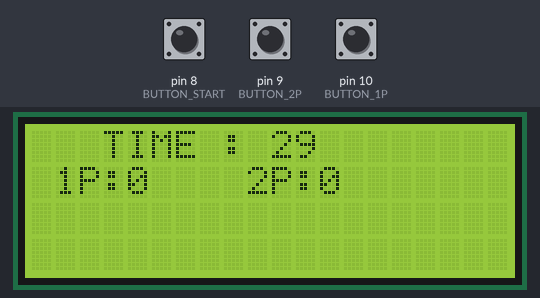
A sketch run on a simulated Arduino Uno, built with avr-gcc and run on an emulated ATmega328P. Parts: 20×4 character LCD. Inputs (shaded band) come from the test bench; at power-on: pin 9 (BUTTON_2P) HIGH, pin 8 (BUTTON_START) HIGH, pin 10 (BUTTON_1P) HIGH.

Above: at 1.6 s.
1.7 s: pin 9 (BUTTON_2P) pulled LOW for 0.15 s
At 2.8 s:
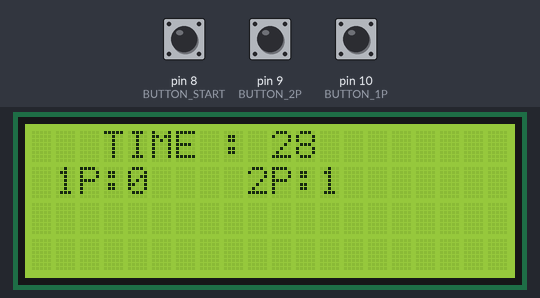
4.5 s: pin 8 (BUTTON_START) pulled LOW for 0.15 s
At 5.5 s:
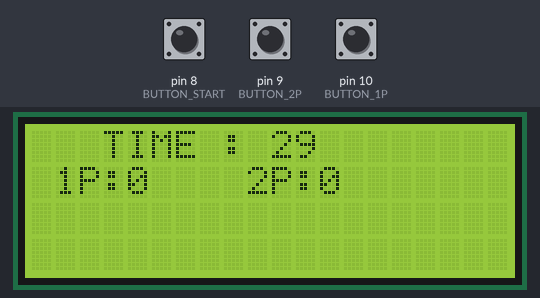
7.6 s: pin 10 (BUTTON_1P) pulled LOW for 0.15 s
At 8.8 s:
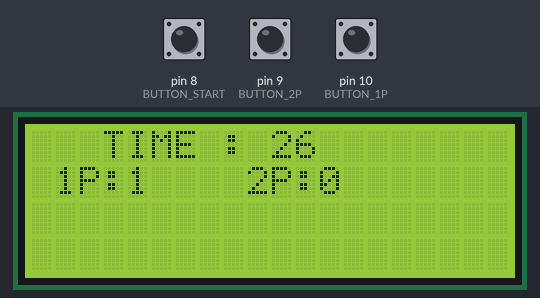
10.5 s: pin 8 (BUTTON_START) pulled LOW for 1 s
At 11.3 s:
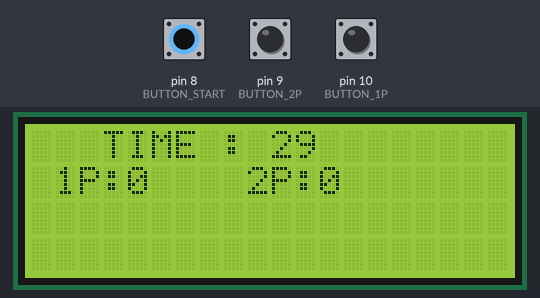
14.5 s: pin 9 (BUTTON_2P) pulled LOW for 1 s
At 16.3 s:
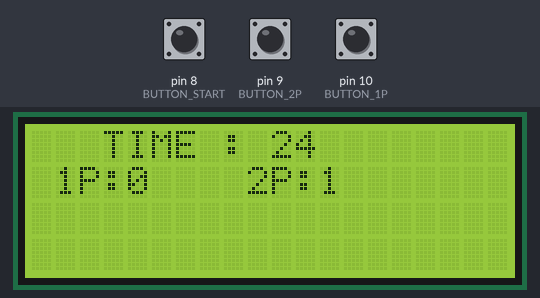
17.5 s: pin 10 (BUTTON_1P) pulled LOW for 1 s
At 18.8 s:
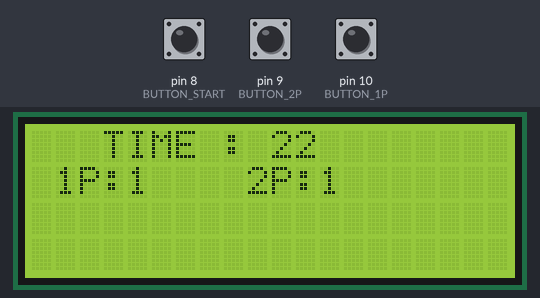
Timing chart, 0 to 20.5 s (numbered marks = the images above; inputs shaded):
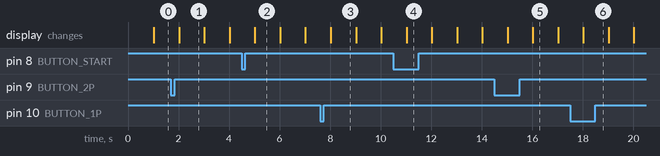

Measured:
- what the display in image 5 shows lasts 1.0 s, from 16.0 s to 17.0 s

The sketch:

arduino_swtich_game.ino
```cpp
#include <Wire.h>
#include <LiquidCrystal_I2C.h>

#define BUTTON_1P 10
#define BUTTON_2P 9
#define BUTTON_START 8

LiquidCrystal_I2C lcd(0x27, 20, 4); // I2C LCD 모듈의 주소와 크기를 입력합니다.

unsigned int buttonCnt1 = 0;
unsigned int buttonCnt2 = 0;

unsigned long currTime = 0;
unsigned long prevTime = 0;

unsigned int gameTime = 30;

void setup() {
  Serial.begin(9600);
  pinMode(BUTTON_1P, INPUT_PULLUP); // player1 스위치 핀을 입력으로 설정하고 풀업 저항을 사용합니다.
  pinMode(BUTTON_2P, INPUT_PULLUP); // player2 스위치 핀을 입력으로 설정하고 풀업 저항을 사용합니다.
  pinMode(BUTTON_START, INPUT_PULLUP); // 시작 버튼 스위치 핀을 입력으로 설정하고 풀업 저항을 사용합니다.

  lcd.init(); // LCD 초기화
  lcd.backlight(); // LCD 백라이트 활성화

}

void loop() {

  if ( button1P() == 1 ){
    if (gameTime > 0) buttonCnt1++;
    delay(50);
  }

  if ( button2P() == 1 ){
   if (gameTime > 0) buttonCnt2++;
   delay(50);
  }

  if ( buttonStart() == 1 ){
    gameTime = 30;
    buttonCnt1 = 0;
    buttonCnt2 = 0;
    delay(50);
  }

  currTime = millis();
  if(currTime - prevTime >= 1000){
    prevTime = currTime;
    if ( gameTime > 0 ) gameTime--;
    lcd.clear();
    lcd.setCursor(3,0);
    lcd.print("TIME : ");
    lcd.print(gameTime);
    lcd.setCursor(0,1);
    lcd.print(" 1P:");
    lcd.print(buttonCnt1);
    lcd.setCursor(8,1);
    lcd.print(" 2P:");
    lcd.print(buttonCnt2);
  }

}

int button1P()
{
  static int oldSw =1;
  static int newSw =1;

  newSw =digitalRead(BUTTON_1P);

  if (newSw != oldSw)
  {
    oldSw = newSw;
    if (newSw ==0) {
    return 1;
    }
  }
  return 0;
}

int button2P()
{
  static int oldSw =1;
  static int newSw =1;

  newSw =digitalRead(BUTTON_2P);

  if (newSw != oldSw)
  {
    oldSw = newSw;
    if (newSw == 0) {
    return 1;
    }
  }
  return 0;
}


int buttonStart (){
  static int oldSw =1;
  static int newSw =1;

  newSw =digitalRead (BUTTON_START);

  if (newSw != oldSw){
    oldSw = newSw;
    if (newSw ==0) {
    return 1;
    }
  }
  return 0;
}
```
